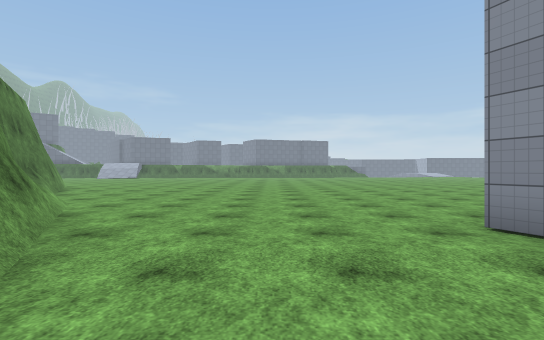
[1] (above)

12 first-person views from a walk through a scene from a Unity 3-D project. The camera is 1.3 m above the floor, looks level and sees 85° across. The floor is counted in squares, 2 m on a side. Each view is taken from the middle of a square. On the plan, view 1 faces up. The plan holds only what a view shows up to about 9 squares ahead; the rest is blank. The place goes on beyond the plan. The player character is not drawn. Some surface patterns are stand-ins.

[2]
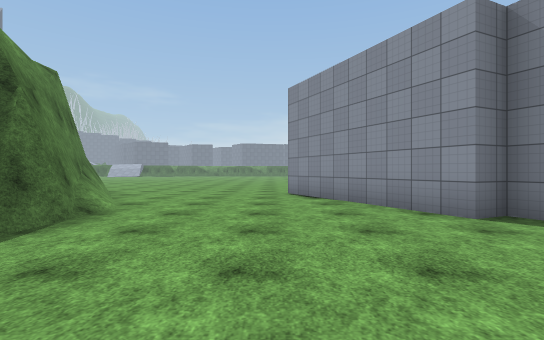

[3]
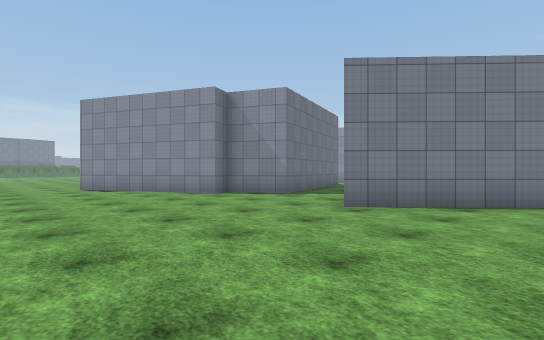

[4]
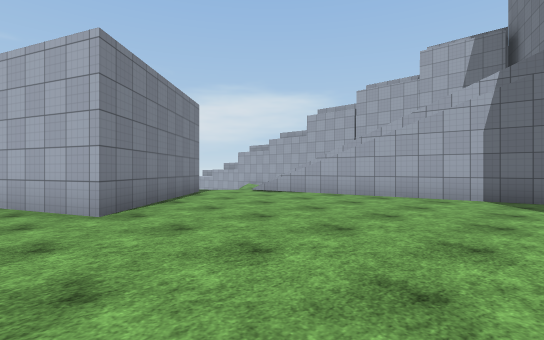

[5]
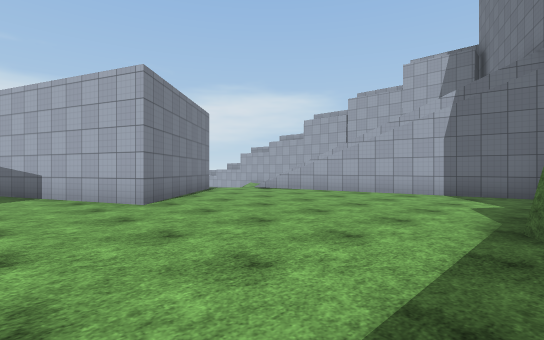

[6]
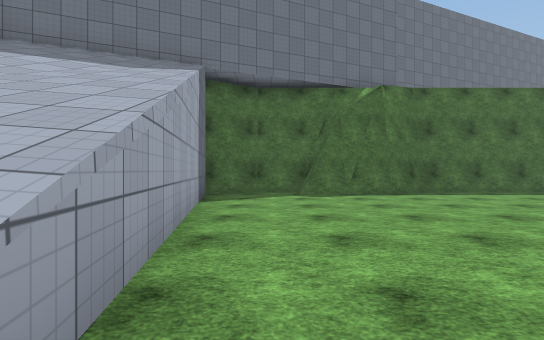

[7]
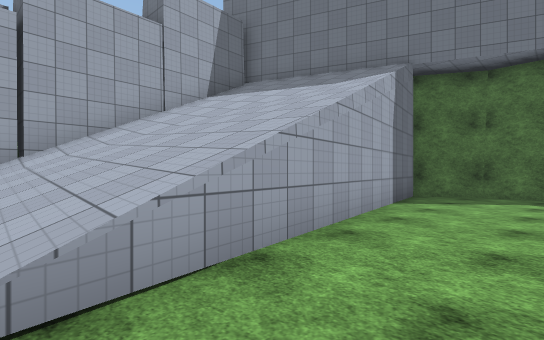

[8]
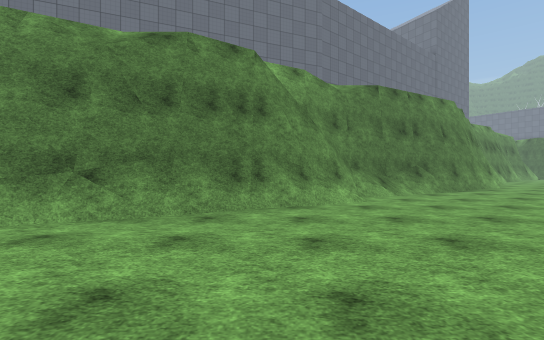

[9]
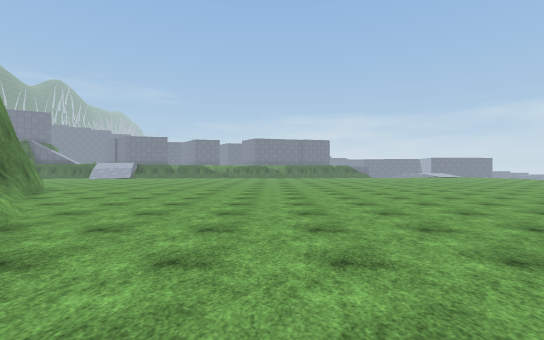

[10]
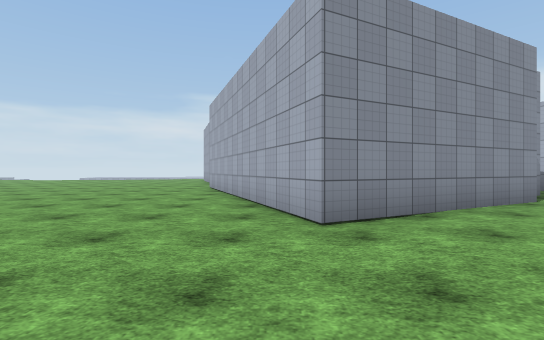

[11]
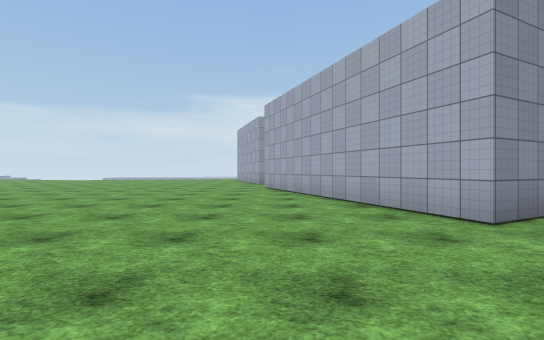

[12]
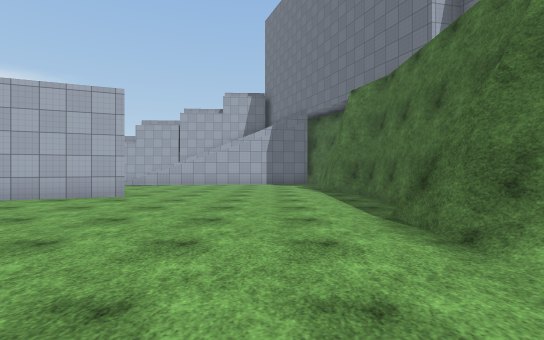

### Floor plan
Key: @ floor where view 1 was taken; # wall or solid block; . floor; / step, stairs or slope; v drop or lower ground.
Columns run from 7 left of view 1 to 7 right of it. Each row starts with its distance up from view 1.
 10 #..............
  9 #..............
  8 ##.............
  7 ##.............
  6  ##............
  5   ##.........##
  4    ##......###
  3     #.....##
  2     ##....##
  1      #.....#
  0      #/@...##
 -1      ##.....##
 -2      ##......##
 -3      #.........
 -4      #........#
 -5      #......###
 -6      ##.....###
 -7       #......##
 -8       #.......#
 -9      ##........
-10      #.........
-11      ##...#v#//
-12       #////////
-13       ##///////
-14        #///////
-15        ##//////
-16         #######

Positions as (right, up) in squares from view 1, and headings:
1: (0, 0), facing up
2: (2, -5), facing up
3: (0, -8), facing up-right
4: (0, -4), facing down-right
5: (-1, -3), facing down-right
6: (7, -10), facing left
7: (7, -9), facing down-left
8: (2, 4), facing left
9: (0, 1), facing up
10: (-1, 4), facing right
11: (-1, 6), facing right
12: (1, 2), facing down
